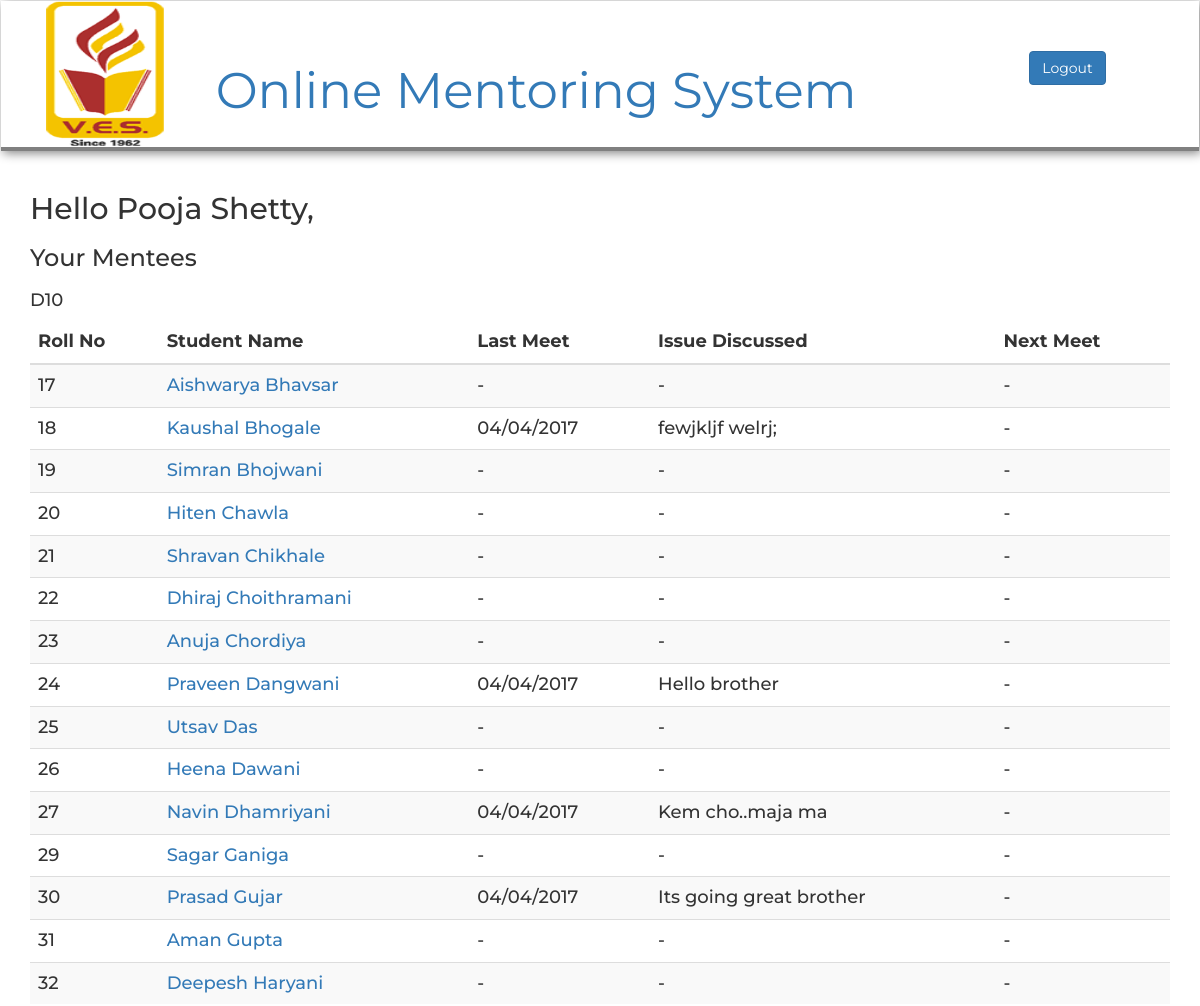
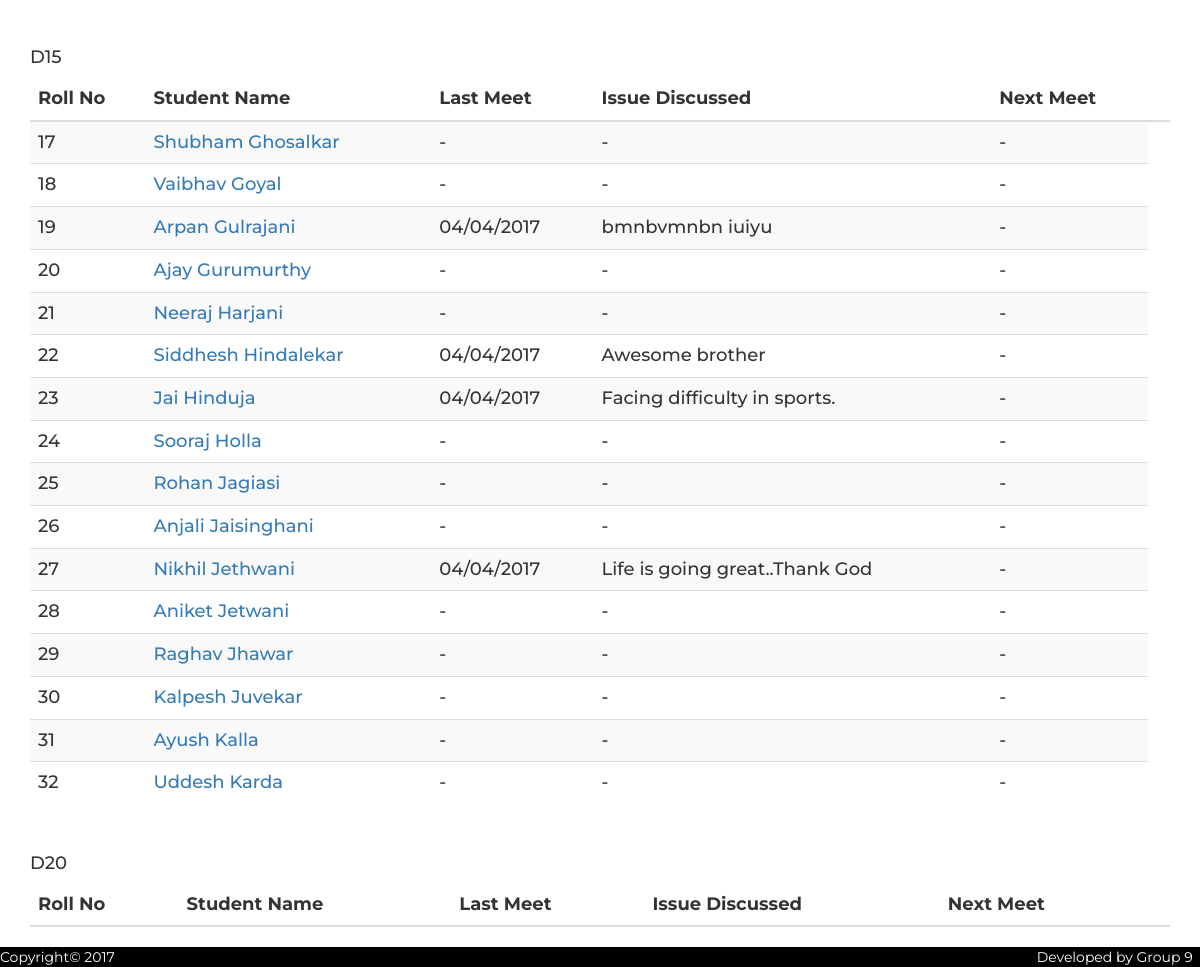
Page /html/mentorpage.php (signed in) on the committed database (2 pictures, top to bottom).
### tables this page shows
CREATE TABLE `mentor` (
  `email` varchar(30) NOT NULL,
  `name` varchar(30) NOT NULL,
  `password` varchar(20) NOT NULL,
  `id` int(11) NOT NULL
);

CREATE TABLE `log_record` (
  `email` varchar(40) DEFAULT NULL,
  `prev_meet` date DEFAULT NULL,
  `issue` varchar(100) DEFAULT NULL
);

### html/mentorpage.php (the view, shortened to what this page needs)
<!DOCTYPE html>
<html lang="en">
<head>
	<link rel="stylesheet" href="../bootstrap/css/bootstrap.min.css">
	<link href="../css/header.css" rel="stylesheet">
  <link rel="stylesheet" href="../css/footer.css">
</head>
<body>
<?php require 'header.php';
    require '../php/dp.php';
    $query = "Select name from mentor where email = '".$_SESSION['email']."'";
    $res = mysqli_query($con,$query);
    if(!$res)
    {
    }
    else
    {
      $a = mysqli_fetch_assoc($res);
      $name = $a['name'];
    }
?>
<div class="container">
  <h2>Hello <?php echo $name ?>,</h2>
  <h3>Your Mentees<h3>
<h4>D10<h4>
  <table class="table table-striped">
    <thead>
      <tr>
        <th>Roll No</th>
        <th>Student Name</th>
        <th>Last Meet</th>
        <th>Issue Discussed</th>
		    <th>Next Meet</th>
      </tr>
    </thead>
    <tbody>
      <?php
    $query = "Select email,roll_no,name from mentee where mentor = '".$_SESSION['email']."' and class='D10' order by roll_no";
      $res = mysqli_query($con,$query);
      $ar1 = array();
      $ar2 = array();
      $ar3 = array();
      while ($row = $res->fetch_array())
      {
           $ar1[] = $row['email'];
           $ar2[] = $row['roll_no'];
           $ar3[] = $row['name'];
      }
      for($i=0;$i<sizeof($ar1);$i++)
      {
        $roll = $ar2[$i];
        $email = $ar1[$i];
        $name = $ar3[$i];
        $q1 = "select * from log_record where email = '".$email."' order by prev_meet asc limit 1";
        $q2 = "select * from next_meet where email = '".$email."' order by next_meet";
        $res1 = mysqli_query($con,$q1);
        $res2 = mysqli_query($con,$q2);
        if(mysqli_num_rows($res1)==0 && mysqli_num_rows($res2)==0)
        {
          $nm = "-";
          $pm = "-";
          $is = "-";
     }
        else
        {
            $row = $res1->fetch_array();
            $pm =  $row['prev_meet'];
            $day = substr($pm,8,2);
            $month = substr($pm,5,2);
            $year = substr($pm,0,4);
            $pm = $day."/".$month."/".$year;
            $is =  $row['issue'];
            $row = $res2->fetch_array();
            $nm =  $row['next_meet'];
             if($nm == null)
              $nm = "-";
            else{
            $day = substr($nm,8,2);
            $month = substr($nm,5,2);
            $year = substr($nm,0,4);
            $nm = $day."/".$month."/".$year;
          }
        }
        echo "<tr><td>".$roll.'</td><td><a href="profile.php?email='.$email.'">'.$name."</a></td><td>".$pm."</td><td>".$is."</td><td>".$nm."</td></tr>";
      }
    ?>
    </tbody>
  </table>
  <br>
  <h4>D15<h4>
  <table class="table table-striped">
    <thead>
      <tr>
        <th>Roll No</th>
        <th>Student Name</th>
        <th>Last Meet</th>
        <th>Issue Discussed</th>
		    <th>Next Meet<th>
      </tr>
    </thead>
    <tbody>
    <?php
    $query = "Select email,roll_no,name from mentee where mentor = '".$_SESSION['email']."' and class='D15' order by roll_no";
      $res = mysqli_query($con,$query);
      $ar1 = array();
      $ar2 = array();
      $ar3 = array();
      while ($row = $res->fetch_array())
      {
           $ar1[] = $row['email'];
           $ar2[] = $row['roll_no'];
           $ar3[] = $row['name'];
      }
      for($i=0;$i<sizeof($ar1);$i++)
      {
        $roll = $ar2[$i];
        $email = $ar1[$i];
        $name = $ar3[$i];
        $q1 = "select * from log_record where email = '".$email."' order by prev_meet desc limit 1";
        $q2 = "select * from next_meet where email = '".$email."' order by next_meet";
        $res1 = mysqli_query($con,$q1);
        $res2 = mysqli_query($con,$q2);
        if(mysqli_num_rows($res1)==0 && mysqli_num_rows($res2)==0)
        {
          $nm = "-";
          $pm = "-";
          $is = "-";
        }
        else
        {
             $row = $res1->fetch_array();
            $pm =  $row['prev_meet'];
            $day = substr($pm,8,2);
            $month = substr($pm,5,2);
            $year = substr($pm,0,4);
            $pm = $day."/".$month."/".$year;
            $is =  $row['issue'];
            $row = $res2->fetch_array();
            $nm =  $row['next_meet'];
            if($nm == null)
              $nm = "-";
            else{
            $day = substr($nm,8,2);
            $month = substr($nm,5,2);
            $year = substr($nm,0,4);
            $nm = $day."/".$month."/".$year;
          }
        }
        echo "<tr><td>".$roll.'</td><td><a href="profile.php?email='.$email.'">'.$name."</a></td><td>".$pm."</td><td>".$is."</td><td>".$nm."</td></tr>";
      }
    ?>
    </tbody>
  </table>
  <br>
  <h4>D20<h4>
  <table class="table table-striped">
    <thead>
      <tr>
        <th>Roll No</th>
        <th>Student Name</th>
        <th>Last Meet</th>
        <th>Issue Discussed</th>
		<th>Next Meet<th>
      </tr>
    </thead>
  </table>
</div>
<?php require'footer.php' ?>
</body>
</html>

### css/header.css (style rules this page uses)
body { font-family: 'Montserrat', sans-serif; }

### css/footer.css (style rules this page uses)
html,body { height: 100%; }

### rows in the picture
mentor: name "Pooja Shetty"
log_record: prev_meet "04/04/2017", issue "fewjkljf welrj;"
log_record: prev_meet "04/04/2017", issue "Hello brother"
log_record: prev_meet "04/04/2017", issue "Kem cho..maja ma"
log_record: prev_meet "04/04/2017", issue "Its going great brother"
log_record: prev_meet "04/04/2017", issue "bmnbvmnbn iuiyu"
log_record: prev_meet "04/04/2017", issue "Awesome brother"
log_record: prev_meet "04/04/2017", issue "Facing difficulty in sports."
log_record: prev_meet "04/04/2017", issue "Life is going great..Thank God"

### other values in the picture
$roll "17"
$name "Aishwarya Bhavsar"
$pm "-"
$is "-"
$nm "-"
$roll "18"
$name "Kaushal Bhogale"
$roll "19"
$name "Simran Bhojwani"
$roll "20"
$name "Hiten Chawla"
$roll "21"
$name "Shravan Chikhale"
$roll "22"
$name "Dhiraj Choithramani"
